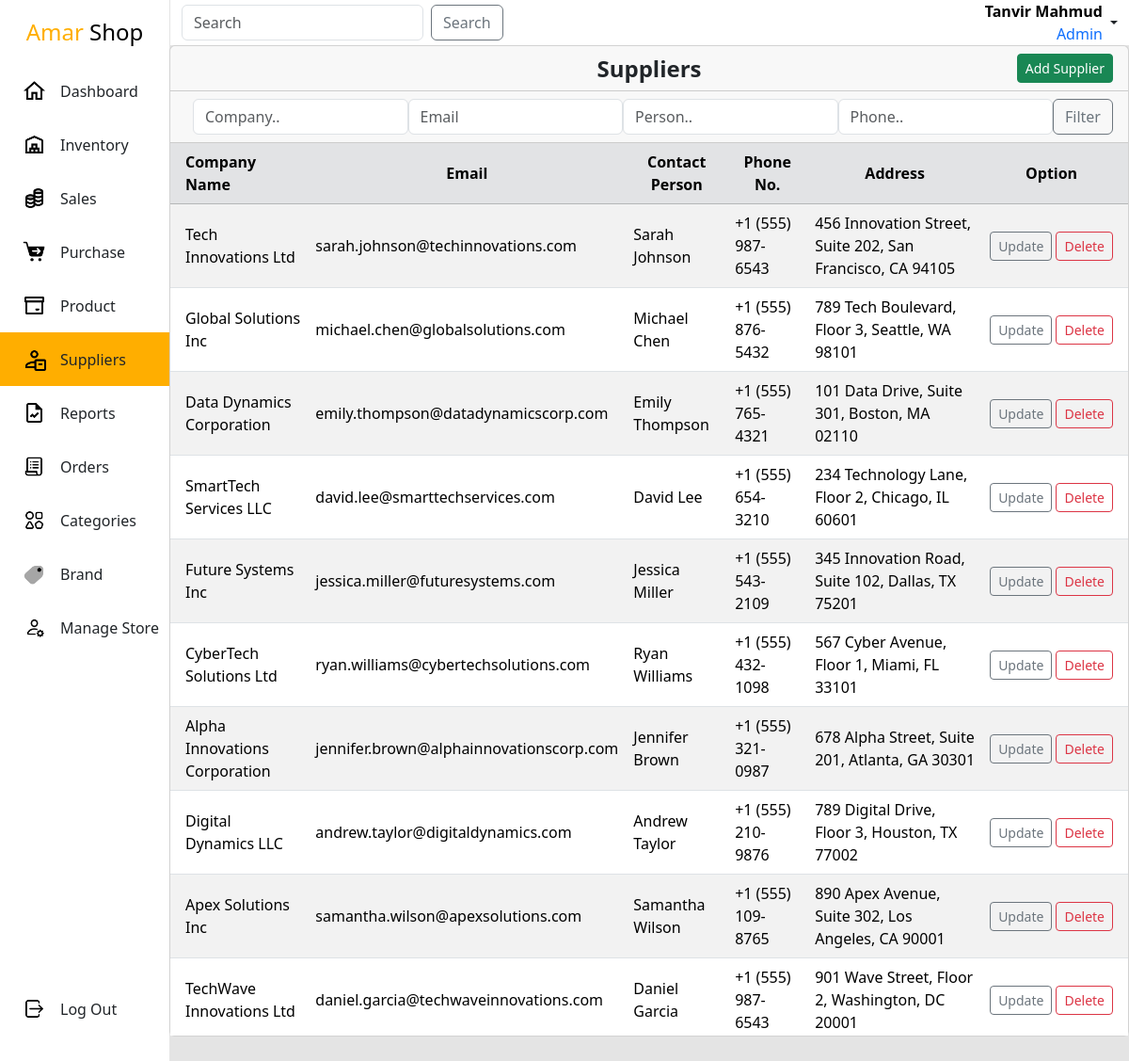
Page /admin-panel/suppliers/ (signed in) on the committed database.
### app/models.py (models this page shows, shortened)
class User(AbstractBaseUser, PermissionsMixin):
    email = models.EmailField(max_length=255, unique=True)
    first_name = models.CharField(max_length=255)
    last_name = models.CharField(max_length=255, blank=True, null=True)
    is_active = models.BooleanField(default=True)
    is_staff = models.BooleanField(default=False)
    profile_pic = models.ImageField(upload_to=profile_image_path, null=True, blank=True)
    objects = UserManager()
    USERNAME_FIELD = 'email'
    REQUIRED_FIELDS = ['first_name', 'last_name']

class Supplier(models.Model):
    company_name = models.CharField(max_length=255)
    contact_person = models.CharField(max_length=255)
    email = models.EmailField(unique=True)
    phone_number = models.CharField(max_length=20)
    address = models.TextField()
    created_at = models.DateTimeField(auto_now_add=True)
    class Meta:
        ordering = ['created_at']

### app/views.py (the view)
# urls.py: path('suppliers/', SuppliersListView.as_view(), name='supplier-list'),
class SuppliersListView(SuperuserRequiredMixin,ListView):
    model = Supplier
    context_object_name = 'suppliers'
    template_name = 'suppliers/supplierList.html'

### app/views.py (called while the page is built)
    def test_func(self):
        return self.request.user.is_superuser

### templates/suppliers/supplierList.html (shortened to what this page needs)
{% extends "Layout.html" %}
{% load static %}
{%block link%}
    <link rel="stylesheet" href="{%static 'css/suppliers.css'%}">
{%endblock link%}
{%block main%}
<div class="supplier">
    <div class="card height-100">
        <div class="card-header d-flex justify-content-end align-items-center position-relative">
            <div class="fs-4 fw-bold position-absolute top-50 start-50 translate-middle">Suppliers</div>
            <a href="{%url 'create-supplier'%}" class="btn btn-sm btn-success">Add Supplier</a>
        </div>
        <div class="card-header d-flex justify-content-end align-items-center">
            <form method="get" action="{%url 'inventory-list'%}" class="ms-2 d-flex">
                <input class="form-control" type="text" name="company" placeholder="Company..">
                <input class="form-control" type="email" name="email" placeholder="Email">
                <input class="form-control" type="text" name="person" placeholder="Person..">
                <input class="form-control" type="text" name="phone" placeholder="Phone..">
                <button type="submit" class="btn btn-outline-secondary input-group-text" for="inputGroupSelect02">Filter</button>
          </form>
        </div>
        <div class="card-body p-0 overflow-scroll">
            <table class="table table-striped">
                <thead class="table-secondary sticky-top">
                    <tr>
                        <th scope="col" class="ps-3 align-middle">Company Name</th>
                        <th scope="col" class="text-center align-middle">Email</th>
                        <th scope="col" class="text-center align-middle">Contact Person</th>
                        <th scope="col" class="text-center align-middle">Phone No.</th>
                        <th scope="col" class="text-center align-middle">Address</th>
                        <th scope="col" class="pe-3 text-center align-middle">Option</th>
                    </tr>
                </thead>
                <tbody>
                    {%for supplier in suppliers%}
                    <tr>
                        <td class="ps-3 align-middle">{{supplier.company_name}}</td>
                        <td class="align-middle">{{supplier.email}}</td>
                        <td class="align-middle">{{supplier.contact_person}}</td>
                        <td class="align-middle">{{supplier.phone_number}}</td>
                        <td class="align-middle">{{supplier.address}}</td>
                        <td class="pe-3 align-middle">
                            <div class="d-flex align-items-center">
                                <a href="{%url 'supplier-update' supplier.id %}" class="btn btn-sm btn-outline-secondary me-1">Update</a>
                                <a href="{%url 'supplier-delete' supplier.id %}" class="btn btn-sm btn-outline-danger">Delete</a>
                            </div>
                        </td>
                    </tr>
                    {%endfor%}
                </tbody>
            </table>
        </div>
    </div>
</div>
{%endblock main%}

### templates/Layout.html (shortened to what this page needs)
{% load static %}
<!DOCTYPE html>
<html lang="en">
<head>
    {% load bootstrap5 %}
    {% bootstrap_css %}
    {%block link%}{%endblock link%}
    <link rel="stylesheet" href="{% static 'css/layout.css'%}">
</head>
<body>
    <div class="mother-div">
        <div class="sidebar">
            <div class="upper">
                <div class="branding">
                    <a href="{%url 'dashboard'%}">
                        <span class="gedget">Amar</span> Shop
                    </a>
                </div>
                <ul class="navList">
                    <li class="navItem">
                        <a href="{%url 'dashboard'%}">
                            <img src="{%static 'icons/nav/home.png'%}" width="25" alt="Dashboard"/>
                            <div class="navtitle">Dashboard</div>
                        </a>
                    </li>
                    <li class="navItem">
                        <a href="{%url 'inventory-list'%}" >
                            <img src="{%static 'icons/nav/inventory.png'%}" width="25" alt="Inventory"/>
                            <div class="navtitle">Inventory</div>
                        </a>
                    </li>
                    <li class="navItem">
                        <a href="{%url 'sales-list'%}" >
                            <img src="{%static 'icons/nav/sales.png'%}" width="25" alt="Inventory"/>
                            <div class="navtitle">Sales</div>
                        </a>
                    </li>
                    <li class="navItem">
                        <a href="{%url 'purchase-list'%}" >
                            <img src="{%static 'icons/nav/purchase.png'%}" width="25" alt="Inventory"/>
                            <div class="navtitle">Purchase</div>
                        </a>
                    </li>
                    <li class="navItem">
                        <a href="{%url 'product-list'%}">
                            <img src="{%static 'icons/nav/product.png'%}" width="25" alt="Orders"/>
                            <div class="navtitle">Product</div>
                        </a>
                    </li>
                    <li class="navItem">
                        <a href="{%url 'supplier-list'%}">
                            <img src="{%static 'icons/nav/suppliers.png'%}" width="25" alt="Suppliers"/>
                            <div class="navtitle">Suppliers</div>
                        </a>
                    </li>
                    <li class="navItem">
                        <a href="{%url 'reports'%}">
                            <img src="{%static 'icons/nav/reports.png'%}" width="25" alt="Reports"/>
                            <div class="navtitle">Reports</div>
                        </a>
                    </li>
                    <li class="navItem">
                        <a href="{%url 'orders'%}">
                            <img src="{%static 'icons/nav/orders.png'%}" width="25" alt="Orders"/>
                            <div class="navtitle">Orders</div>
                        </a>
                    </li>
                    <li class="navItem">
                        <a href="{%url 'category-list'%}">
                            <img src="{%static 'icons/nav/category.png'%}" width="25" alt="Orders"/>
                            <div class="navtitle">Categories</div>
                        </a>
                    </li>
                    <li class="navItem">
                        <a href="{%url 'brand-list'%}">
                            <img src="{%static 'icons/nav/brand.png'%}" width="25" alt="Orders"/>
                            <div class="navtitle">Brand</div>
                        </a>
                    </li>
                    <li class="navItem">
                        <a href="{%url 'manage'%}">
                            <img src="{%static 'icons/nav/manage.png'%}" width="25" alt="Manage_Store"/>
                            <div class="navtitle">Manage Store</div>
                        </a>
                    </li>
                </ul>
            </div>
            <div class="lower">
                <ul class="navList">
                    <li class="navItem">
                        <a href="{%url 'admin-logout'%}">
                            <img src="{%static 'icons/nav/logout.png'%}" width="25" alt="Logout"/>
                            <div class="navtitle">Log Out</div>
                        </a>
                    </li>
                </ul>
            </div>
        </div>
        <div class="content">
            <nav class="navbar navbar-light navbar-w bg-white p-0">
                <div class="container-fluid">
                    <form class="d-flex">
                        <input class="form-control me-2" type="search" placeholder="Search" aria-label="Search">
                        <button class="btn btn-outline-secondary" type="submit">Search</button>
                    </form>
                    <div class="nav-item dropdown">
                        <a class="nav-link dropdown-toggle d-flex align-items-center" href="#" id="navbarDropdownMenuLink" role="button" data-bs-toggle="dropdown" aria-expanded="false">
                            <div class="text-end text-black me-1">
                                <div class="fw-bold">{{request.user.first_name}} {{request.user.last_name}}</div>
                                <div class="text-primary">Admin</div>
                            </div>
                        </a>
                    </div>
                </div>
            </nav>
            <div class="main-content">
                {%block main%}
                {%endblock main%}
            </div>
        </div>
    </div>
</body>
</html>

### static/css/suppliers.css (style rules this page uses)
.supplier { width: 100%; height: 100%; overflow: scroll; }
ul { list-style-type: none; padding: 0; }
.height-100 { height: 100%; }

### static/css/layout.css (style rules this page uses)
* { padding: 0; margin: 0; box-sizing: border-box; }
a { text-decoration: none; color: black; }
.mother-div { width: 100vw; height: 100vh; background: rgb(228, 228, 228); display: flex; justify-content: space-between; }
.sidebar { width: 15vw; height: 100%; background: white; display: flex; flex-direction: column; justify-content: space-between; align-items: center; }
.upper { width: 100%; height: auto; }
.branding { width: 100%; text-align: center; padding: 1rem 0; font-size: 1.5rem; }
.branding a { text-decoration: none; }
.gedget { color: rgb(255, 174, 0); }
.navList { list-style-type: none; margin: 0; padding: 0; overflow: hidden; }
.navItem { width: 100%; display: flex; align-items: center; transition: all .300s ease; }
.navItem a { text-decoration: none; width: 100%; height: 100%; padding: 1rem 0; padding-left: 1.5rem; display: flex; align-items: center; color: inherit; }
.navtitle { margin-left: 15px; }
.lower { width: 100%; height: auto; padding-bottom: 2rem; }
.content { width: 85vw; height: 100vh; }
.navbar-w { width: 100%; border-left: 1px solid rgb(228, 228, 228); }
.selected { background: rgb(255, 174, 0); }
.main-content { width: 100%; height: 93%; }
input, select,textarea { width: 100%; padding: .6rem; border: none; border-radius: 8px; background-color: rgba(218, 218, 218, 0.878); }

### rows in the picture
User: user.first_name "Tanvir", user.last_name "Mahmud"
Supplier: company_name "Tech Innovations Ltd", email "sarah.johnson@techinnovations.com", contact_person "Sarah Johnson", phone_number "+1 (555) 987-6543", address "456 Innovation Street, Suite 202, San Francisco, CA 94105"
Supplier: company_name "Global Solutions Inc", email "michael.chen@globalsolutions.com", contact_person "Michael Chen", phone_number "+1 (555) 876-5432", address "789 Tech Boulevard, Floor 3, Seattle, WA 98101"
Supplier: company_name "Data Dynamics Corporation", email "emily.thompson@datadynamicscorp.com", contact_person "Emily Thompson", phone_number "+1 (555) 765-4321", address "101 Data Drive, Suite 301, Boston, MA 02110"
Supplier: company_name "SmartTech Services LLC", email "david.lee@smarttechservices.com", contact_person "David Lee", phone_number "+1 (555) 654-3210", address "234 Technology Lane, Floor 2, Chicago, IL 60601"
Supplier: company_name "Future Systems Inc", email "jessica.miller@futuresystems.com", contact_person "Jessica Miller", phone_number "+1 (555) 543-2109", address "345 Innovation Road, Suite 102, Dallas, TX 75201"
Supplier: company_name "CyberTech Solutions Ltd", email "ryan.williams@cybertechsolutions.com", contact_person "Ryan Williams", phone_number "+1 (555) 432-1098", address "567 Cyber Avenue, Floor 1, Miami, FL 33101"
Supplier: company_name "Alpha Innovations Corporation", email "jennifer.brown@alphainnovationscorp.com", contact_person "Jennifer Brown", phone_number "+1 (555) 321-0987", address "678 Alpha Street, Suite 201, Atlanta, GA 30301"
Supplier: company_name "Digital Dynamics LLC", email "andrew.taylor@digitaldynamics.com", contact_person "Andrew Taylor", phone_number "+1 (555) 210-9876", address "789 Digital Drive, Floor 3, Houston, TX 77002"
Supplier: company_name "Apex Solutions Inc", email "samantha.wilson@apexsolutions.com", contact_person "Samantha Wilson", phone_number "+1 (555) 109-8765", address "890 Apex Avenue, Suite 302, Los Angeles, CA 90001"
Supplier: company_name "TechWave Innovations Ltd", email "daniel.garcia@techwaveinnovations.com", contact_person "Daniel Garcia", phone_number "+1 (555) 987-6543", address "901 Wave Street, Floor 2, Washington, DC 20001"
